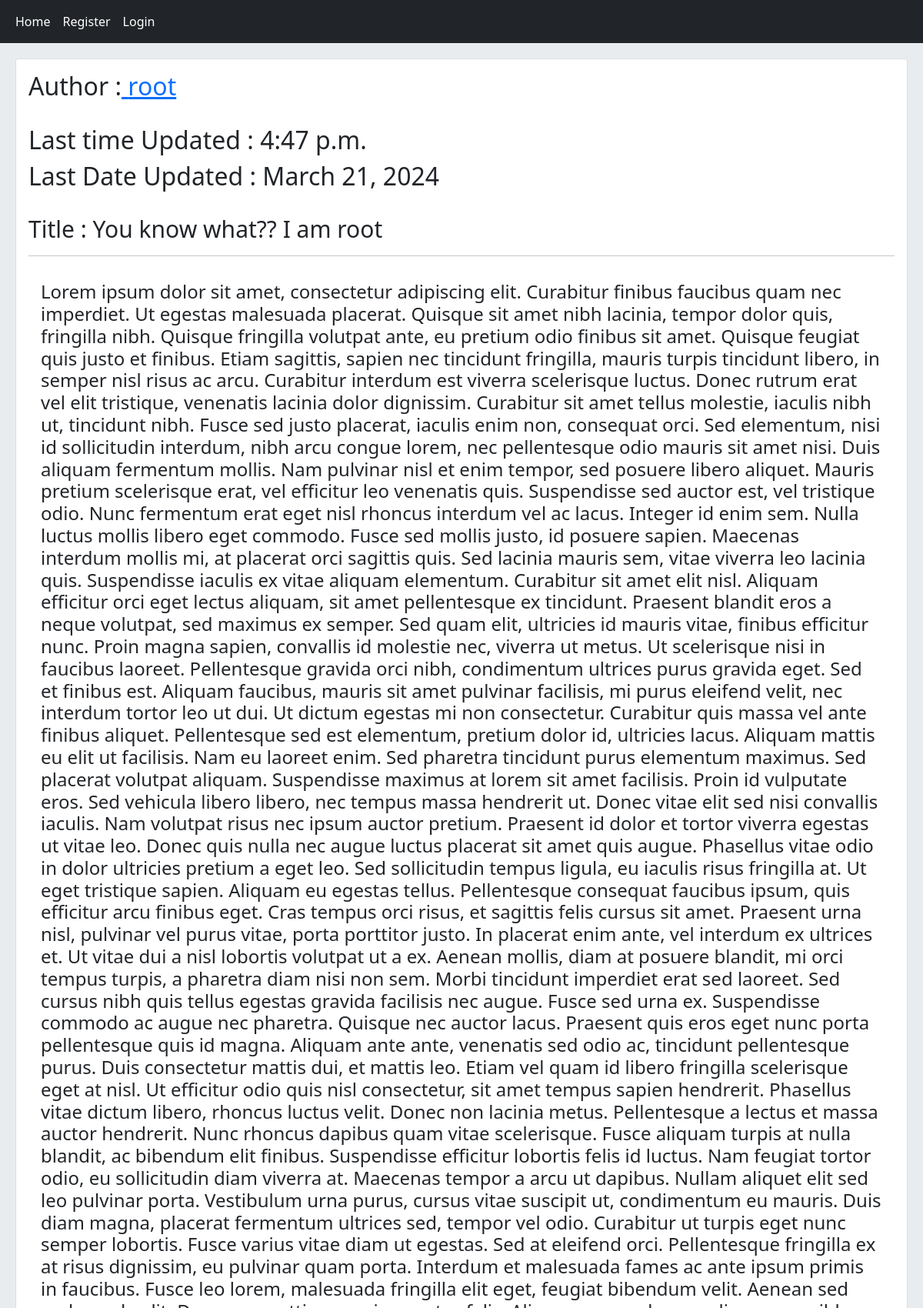
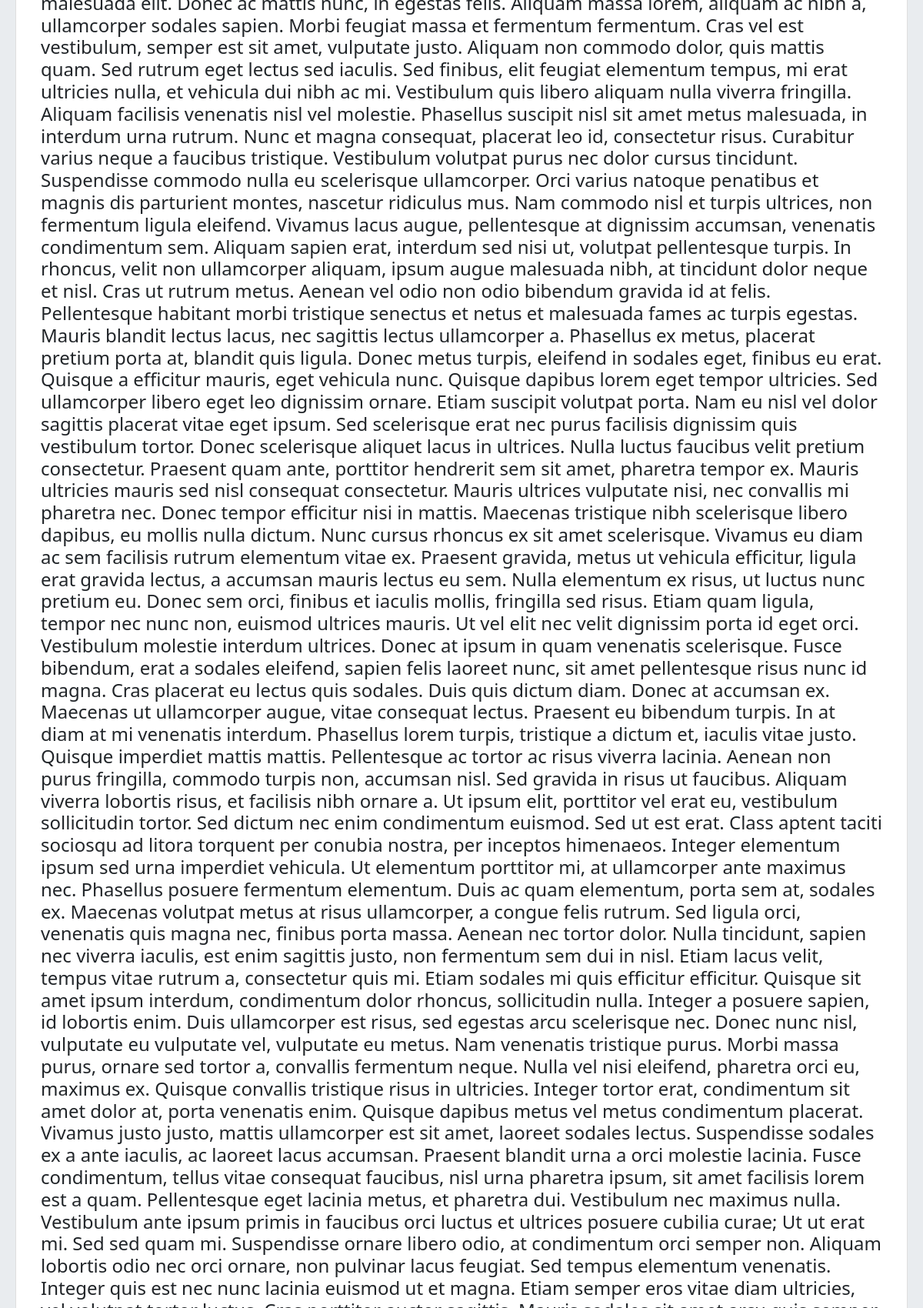
/post/3/you-know-what-i-am-root/ (upper part), run on the app's committed database (2 pictures, top to bottom).
### home/models.py (models this page shows, shortened)
class Post(models.Model):
    user = models.ForeignKey(User, on_delete=models.CASCADE, related_name="posts")
    title = models.CharField(max_length=100)
    body = models.TextField()
    slug = models.SlugField()
    created = models.DateTimeField(auto_now_add=True)
    updated = models.DateTimeField(auto_now=True)
    class Meta:
        ordering = ["-updated", "-created"]

### home/views.py (the view)
# urls.py: path("post/<int:post_id>/<slug:post_slug>/", views.PostDetailView.as_view(), name='post_detail'),
class PostDetailView(View):
    def get(self, request, post_id, post_slug):
        post = get_object_or_404(Post, pk=post_id, slug=post_slug)
        context = {
        "post": post,
        }
        return render(request, "home/post_detail.html", context)

### home/templates/home/post_detail.html (shortened to what this page needs)
{% extends 'base.html' %}
{% block content %}
    <div class="card">
        <div class="card-body">
            <h2 class="card-title">Author :<a href="{% url 'account:user_profile' post.user.id %}"> {{ post.user.username }}</a></h2>
            <br />
            <h2 class="card-title">Last time Updated : {{ post.updated.time }}</h2>
            <h2 class="card-title">Last Date Updated : {{ post.updated.date }}</h2>
            <br />
            <h2 class="card-title" style="font-size: 30px;">Title : {{ post.title }}</h2>
            <hr/>
            <h4 class="card-body">
            </h4>
                </div>
{% endblock content %}

### data on the page
Post: user.username "root", updated.time "4:47 p.m.", updated "March 21, 2024", title "You know what?? I am root"
